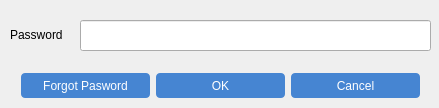
<?xml version="1.0" encoding="UTF-8"?>
<ui version="4.0">
 <class>DialogFormLoginAdminClass</class>
 <widget class="QDialog" name="DialogFormLoginAdminClass">
  <property name="geometry">
   <rect>
    <x>0</x>
    <y>0</y>
    <width>439</width>
    <height>108</height>
   </rect>
  </property>
  <property name="windowTitle">
   <string>DialogFormLoginAdmin</string>
  </property>
  <widget class="QLabel" name="label">
   <property name="geometry">
    <rect>
     <x>10</x>
     <y>10</y>
     <width>55</width>
     <height>49</height>
    </rect>
   </property>
   <property name="text">
    <string>Password</string>
   </property>
  </widget>
  <widget class="QLineEdit" name="password">
   <property name="geometry">
    <rect>
     <x>80</x>
     <y>20</y>
     <width>351</width>
     <height>31</height>
    </rect>
   </property>
  </widget>
  <widget class="QWidget" name="verticalLayoutWidget">
   <property name="geometry">
    <rect>
     <x>10</x>
     <y>60</y>
     <width>421</width>
     <height>51</height>
    </rect>
   </property>
   <layout class="QVBoxLayout" name="verticalLayout">
    <item>
     <layout class="QHBoxLayout" name="horizontalLayout">
      <item>
       <widget class="QPushButton" name="forgotButton">
        <property name="styleSheet">
         <string notr="true">QPushButton {
	text-align: center;
	color: #fff;
	border-radius: 4px;
	background-color: rgba(70, 133, 210, 1);
	height: 25px
}

QPushButton:hover {
	background-color: rgba(70, 133, 210, 0.7);
}</string>
        </property>
        <property name="text">
         <string>Forgot Pasword</string>
        </property>
        <property name="icon">
         <iconset>
          <normaloff>C:/Users/MY PC/Documents/Zalo Received Files/icons/forgot-password.png</normaloff>C:/Users/MY PC/Documents/Zalo Received Files/icons/forgot-password.png</iconset>
        </property>
        <property name="iconSize">
         <size>
          <width>14</width>
          <height>14</height>
         </size>
        </property>
       </widget>
      </item>
      <item>
       <widget class="QPushButton" name="login_2">
        <property name="styleSheet">
         <string notr="true">QPushButton {
	text-align: center;
	color: #fff;
	border-radius: 4px;
	background-color: rgba(70, 133, 210, 1);
	height: 25px
}

QPushButton:hover {
	background-color: rgba(70, 133, 210, 0.7);
}</string>
        </property>
        <property name="text">
         <string>OK</string>
        </property>
        <property name="icon">
         <iconset>
          <normaloff>C:/Users/MY PC/Documents/Zalo Received Files/icons/check.png</normaloff>C:/Users/MY PC/Documents/Zalo Received Files/icons/check.png</iconset>
        </property>
        <property name="iconSize">
         <size>
          <width>14</width>
          <height>14</height>
         </size>
        </property>
       </widget>
      </item>
      <item>
       <widget class="QPushButton" name="cancelButton">
        <property name="styleSheet">
         <string notr="true">QPushButton {
	text-align: center;
	color: #fff;
	border-radius: 4px;
	background-color: rgba(70, 133, 210, 1);
	height: 25px
}

QPushButton:hover {
	background-color: rgba(70, 133, 210, 0.7);
}</string>
        </property>
        <property name="text">
         <string>Cancel</string>
        </property>
        <property name="icon">
         <iconset>
          <normaloff>C:/Users/MY PC/Documents/Zalo Received Files/icons/close.png</normaloff>C:/Users/MY PC/Documents/Zalo Received Files/icons/close.png</iconset>
        </property>
        <property name="iconSize">
         <size>
          <width>12</width>
          <height>12</height>
         </size>
        </property>
       </widget>
      </item>
     </layout>
    </item>
   </layout>
  </widget>
 </widget>
 <layoutdefault spacing="6" margin="11"/>
 <resources/>
 <connections/>
</ui>
